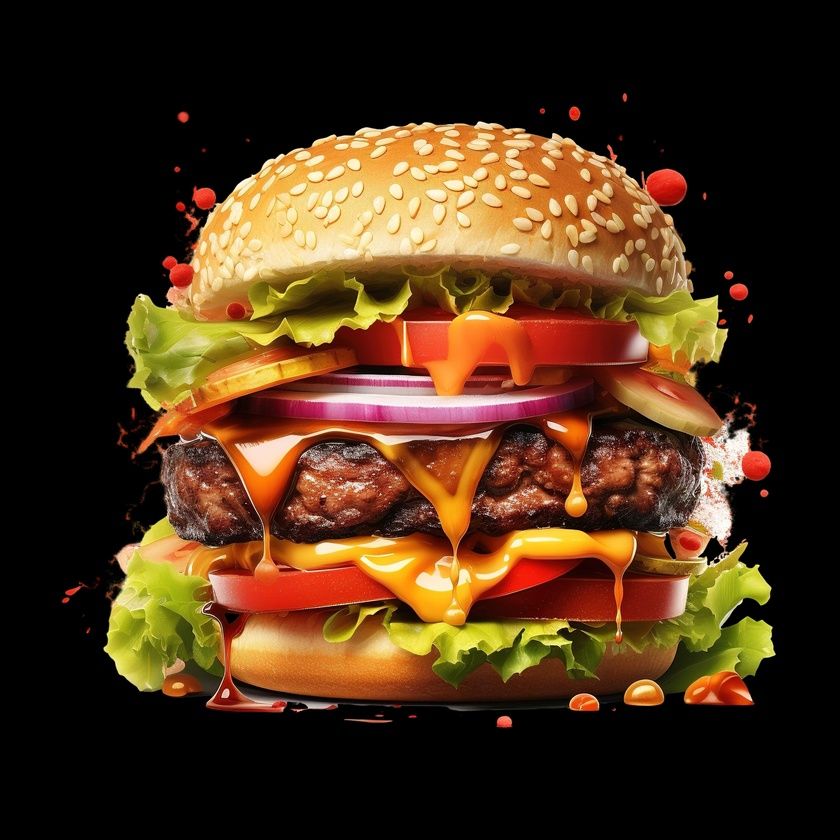
%> input picture TP_1/burger.jpg, 840 x 840 px, shrunk from 4096 x 4096 before the run, given in place of burger.png, which was not available
$ octave Q8_11.m   (GNU Octave 9; MATLAB toolbox functions it lacks are replaced by stand-ins)
%> lines starting %> are read from the running program, lines starting %| are printed output that depends on the picture; in (x1, y1, x2, y2) boxes, pixels count from 0 and x2, y2 are one past the last pixel; in counts of white or black regions, pixels touching at a corner belong together; the program's own positions count from 1; pictures that were not available may be replaced by others from this repository, and a replacement may not be noted
image = imread('burger.png');
%> image is the input picture: size 840x840x3 uint8; mean R, G, B 75, 48.9, 24.5


% Conversion en Niveau de gris

% Convertir l'image en niveaux de gris en utilisant la fonction rgb2gray
gray = rgb2gray(image);
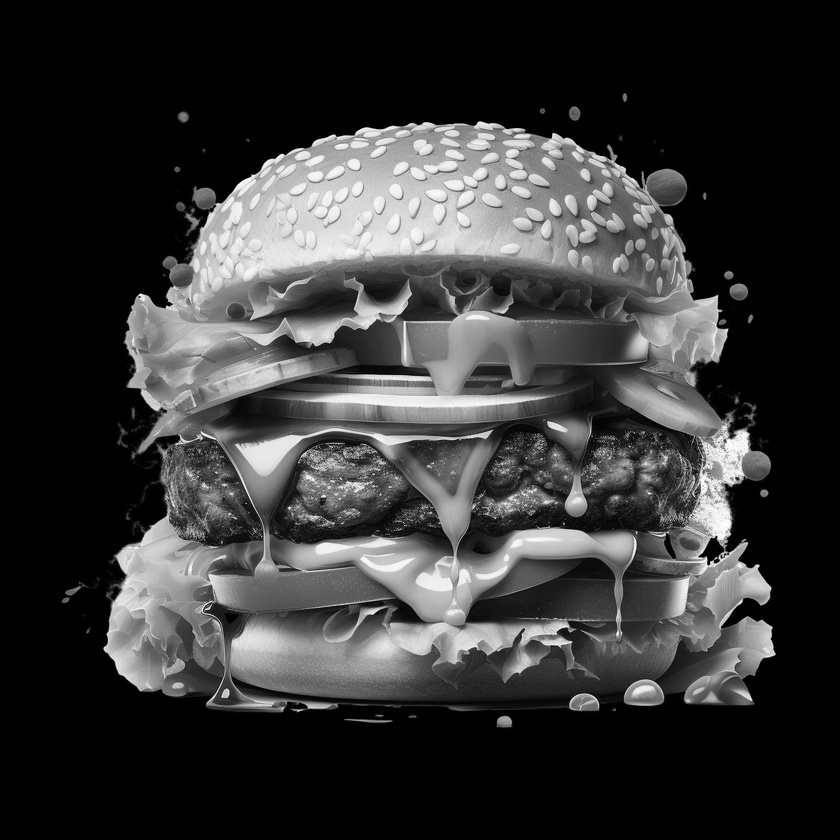
%> gray: size 840x840 uint8; min 0, max 255, mean 53.9
figure;
imshow(gray);
title('Image en niveaux de gris fonction predefinie');

% Convertir l'image en niveaux de gris en utilisant la formule donnée dans
% le cours
grayImage = 0.2989 * image(:,:,1) + 0.5870 * image(:,:,2) + 0.1140 * image(:,:,3);
figure;
imshow(grayImage);
title('Image en niveaux de gris avec la formule');


% Conversion en Binaire

% Choose a threshold value "seuil" ( >0.5 => black , <0.5 => white )
threshold = 0.5;
% has to be done on image nv de gris
binaryImage = imbinarize(grayImage, threshold);
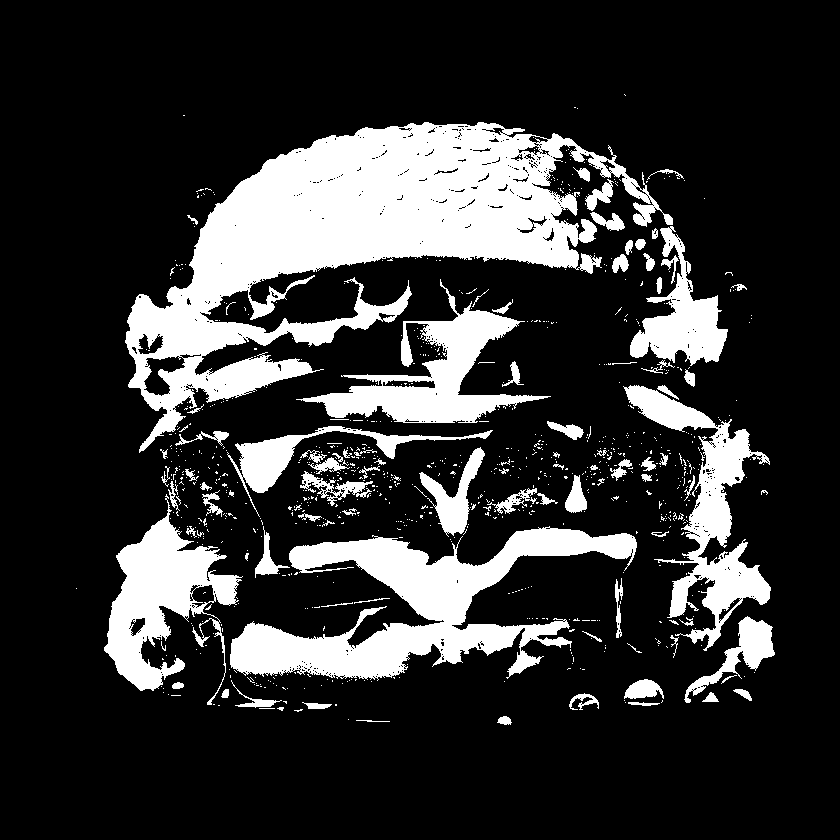
%> binaryImage: size 840x840 logical; 20.1% white; 874 white regions (784 under 20 px), largest, box (x1, y1, x2, y2) and area: (125, 122, 673, 453) 61284, (230, 526, 637, 681) 23574, (104, 494, 243, 705) 11064
figure;
imshow(binaryImage);
title('Binary Image');


% Tracer l'histogramme de l'image
figure;
imhist(grayImage);
title('Histogramme de l''image en niveaux de gris');
xlabel('Niveau de gris');
ylabel('Nombre de pixels');
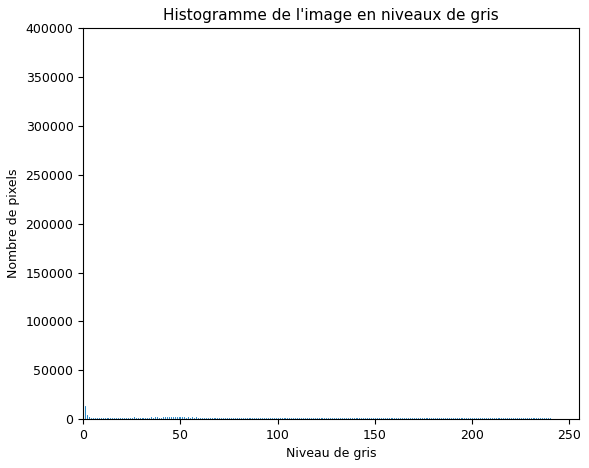
%> figure redrawn from the program's plot data; highest point at x = 0, y = 356967


% l'image inverse
inverseImage = 255 - grayImage;
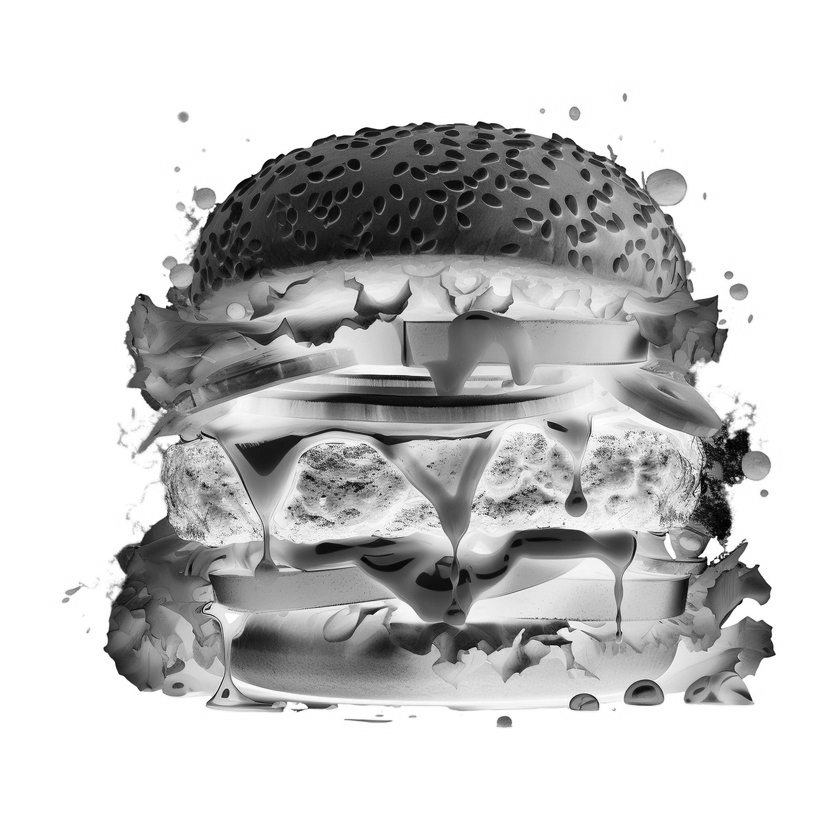
%> inverseImage: size 840x840 uint8; min 0, max 255, mean 201.1
figure;
imshow(inverseImage);
title('Image inverse');
